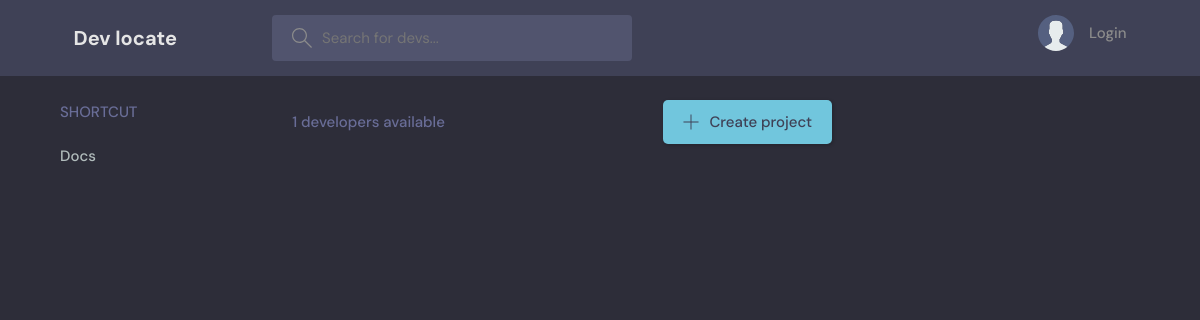
Before: / with the older database file.
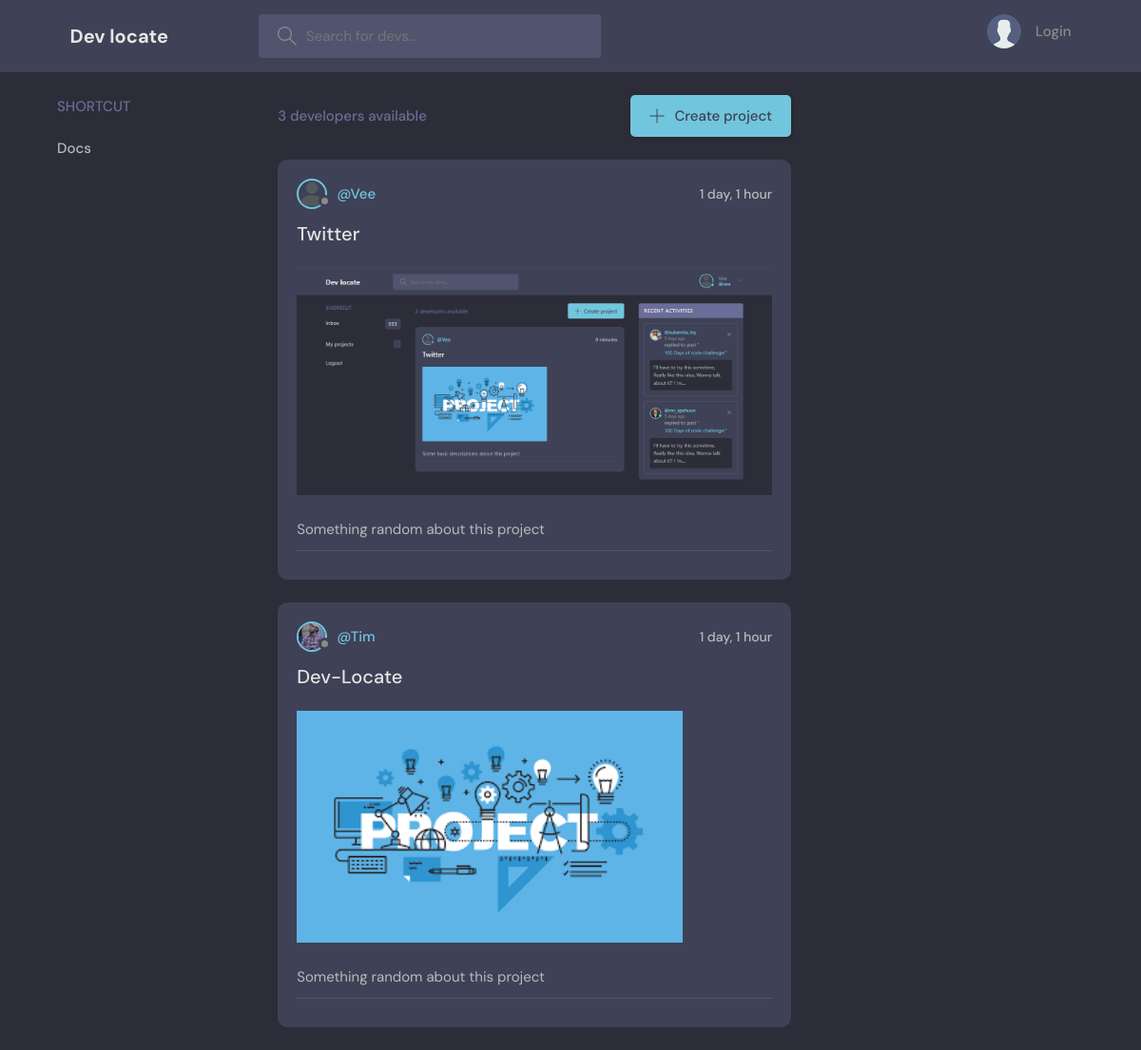
After: the same page with the newer database file.
### projects/models.py (models this page shows, shortened)
class Project(models.Model):
    engineer = models.ForeignKey(Engineer, on_delete=models.CASCADE)
    name = models.CharField(max_length=100)
    tech_used = models.CharField(max_length=200)
    updated = models.DateTimeField(auto_now=True)
    created = models.DateTimeField(auto_now_add=True)
    image = models.ImageField(default="project.png")
    description = models.TextField(null=True, blank=True)
    repo_url = models.URLField(null=True, blank=True)
    live_url = models.URLField(null=True, blank=True)
    make_public = models.BooleanField(default=False)
    @property
    def image_url(self):
        try:
            url = self.image.url
        except:
            url = ""
        return url
    class Meta:
        ordering = ["-created"]

### accounts/models.py (models this page shows, shortened)
class Engineer(AbstractUser):
    username = models.CharField(max_length=200, null=True)
    email = models.EmailField(unique=True, null=True)
    bio = models.TextField()
    avatar = models.ImageField(default="profile.png")
    country = models.CharField(max_length=200)
    years_of_experience = models.PositiveIntegerField(null=True, blank=True)
    tech_stack = models.CharField(null=True, blank=True, max_length=300)
    inbox = models.ForeignKey(Message, null=True, on_delete=models.CASCADE)
    USERNAME_FIELD = "email"
    REQUIRED_FIELDS = ["username"]

### projects/views.py (the view)
# urls.py: path("", AllProjects.as_view(), name="all_projects"),
class AllProjects(ListView):
    model = Project
    context_object_name = "projects"
    template_name = "../templates/index.html"
    def get_context_data(self, **kwargs):
        context = super(AllProjects, self).get_context_data()
        context["projects"] = Project.objects.filter(make_public=True)
        context["engineer_count"] = Engineer.objects.all().count()
        q = self.request.GET.get("q") or ""
        if q:
            context["projects"] = context["projects"].filter(
                Q(engineer__country__icontains=q)
                | Q(engineer__username__icontains=q)
                | Q(engineer__tech_stack__icontains=q)
            )
        return context
    def get_queryset(self):
        return Project.objects.filter(make_public=True)

### templates/index.html (shortened to what this page needs)
{% extends 'base.html' %}
{% load static %}
{% block content %}
<main class="layout layout--3">
  <div class="container">
    <div class="topics">
      <div class="topics__header">
        <h2>Shortcut</h2>
      </div>
      <ul class="topics__list">
        <li>
          <a href="/">Docs</a>
        </li>
      </ul>
    </div>
    <div class="roomList">
      <div class="roomList__header">
        <div>
          <p>{{engineer_count}} developers available</p>
        </div>
        <a class="btn btn--main" href="{% url 'create_project' %}">
          <svg version="1.1" xmlns="http://www.w3.org/2000/svg" width="32" height="32" viewBox="0 0 32 32">
            <title>add</title>
            <path
                    d="M16.943 0.943h-1.885v14.115h-14.115v1.885h14.115v14.115h1.885v-14.115h14.115v-1.885h-14.115v-14.115z"
            ></path>
          </svg>
          Create project
        </a>
      </div>
      {% for project in projects %}
      <div class="roomListRoom">
        <div class="roomListRoom__header">
          <a href="{% url 'profile' project.engineer.id %}" class="roomListRoom__author">
            <div class="avatar avatar--small">
              <img src="{{project.engineer.avatar.url}}" />
            </div>
            <span>@{{project.engineer.username|title}}</span>
          </a>
          <div class="roomListRoom__actions">
            <span>{{project.created|timesince}}</span>
          </div>
        </div>
        <div class="roomListRoom__content">
          <a href="{% url 'detail_project' project.id %}">
            {{project.name|title}}
            <img src="{{project.image_url}}" style="margin-top: 20px;">
          </a>
          <p>
            {{project.description}}
          </p>
        </div>
        <div class="roomListRoom__meta">
        </div>
      </div>
      {% endfor %}
    </div>
  </div>
</main>
{% endblock %}

### templates/base.html (shortened to what this page needs)
<!DOCTYPE html>
{% load static %}
<html lang="en">
<head>
  <link rel="stylesheet" href="{% static 'style.css' %}" />
</head>
<body>
<header class="header header--loggedIn">
  <div class="container">
    <a href="/" class="header__logo">
      <h1>Dev locate</h1>
    </a>
    <form class="header__search" method="GET" action="{% url 'all_projects' %}">
      <label>
        <input type="search" name="q" placeholder="Search for devs..." />
      </label>
    </form>
    <nav class="header__menu">
      {% if request.user.is_authenticated %}
      <div class="header__user">
        <a href="{% url 'profile' request.user.id %}">
          <div class="avatar avatar--medium active">
            <img src="{{request.user.avatar.url}}"/>
          </div>
          <p>{{request.user.username|title}}<span>@{{request.user.username}}</span></p>
        </a>
        <button class="dropdown-button">
          <svg version="1.1" xmlns="http://www.w3.org/2000/svg" width="32" height="32" viewBox="0 0 32 32">
            <title>chevron-down</title>
            <path d="M16 21l-13-13h-3l16 16 16-16h-3l-13 13z"></path>
          </svg>
        </button>
      </div>
      <div class="dropdown-menu">
        <a href="{% url 'profile' request.user.id %}" class="dropdown-link"
        ><svg version="1.1" xmlns="http://www.w3.org/2000/svg" width="32" height="32" viewBox="0 0 32 32">
          <title>tools</title>
          <path
                  d="M27.465 32c-1.211 0-2.35-0.471-3.207-1.328l-9.392-9.391c-2.369 0.898-4.898 0.951-7.355 0.15-3.274-1.074-5.869-3.67-6.943-6.942-0.879-2.682-0.734-5.45 0.419-8.004 0.135-0.299 0.408-0.512 0.731-0.572 0.32-0.051 0.654 0.045 0.887 0.277l5.394 5.395 3.586-3.586-5.394-5.395c-0.232-0.232-0.336-0.564-0.276-0.887s0.272-0.596 0.572-0.732c2.552-1.152 5.318-1.295 8.001-0.418 3.274 1.074 5.869 3.67 6.943 6.942 0.806 2.457 0.752 4.987-0.15 7.358l9.392 9.391c0.844 0.842 1.328 2.012 1.328 3.207-0 2.5-2.034 4.535-4.535 4.535zM15.101 19.102c0.26 0 0.516 0.102 0.707 0.293l9.864 9.863c0.479 0.479 1.116 0.742 1.793 0.742 1.398 0 2.535-1.137 2.535-2.535 0-0.668-0.27-1.322-0.742-1.793l-9.864-9.863c-0.294-0.295-0.376-0.74-0.204-1.119 0.943-2.090 1.061-4.357 0.341-6.555-0.863-2.631-3.034-4.801-5.665-5.666-1.713-0.561-3.468-0.609-5.145-0.164l4.986 4.988c0.391 0.391 0.391 1.023 0 1.414l-5 5c-0.188 0.188-0.441 0.293-0.707 0.293s-0.52-0.105-0.707-0.293l-4.987-4.988c-0.45 1.682-0.397 3.436 0.164 5.146 0.863 2.631 3.034 4.801 5.665 5.666 2.2 0.721 4.466 0.604 6.555-0.342 0.132-0.059 0.271-0.088 0.411-0.088z"
          ></path>
        </svg>
          Settings</a
        >
        <a href="{% url 'logout' %}" class="dropdown-link"
        ><svg version="1.1" xmlns="http://www.w3.org/2000/svg" width="32" height="32" viewBox="0 0 32 32">
          <title>sign-out</title>
          <path
                  d="M3 0h22c0.553 0 1 0 1 0.553l-0 3.447h-2v-2h-20v28h20v-2h2l0 3.447c0 0.553-0.447 0.553-1 0.553h-22c-0.553 0-1-0.447-1-1v-30c0-0.553 0.447-1 1-1z"
          ></path>
          <path
                  d="M21.879 21.293l1.414 1.414 6.707-6.707-6.707-6.707-1.414 1.414 4.293 4.293h-14.172v2h14.172l-4.293 4.293z"
          ></path>
        </svg>
          Logout</a
        >
      </div>
      {% else %}
      <a href="{% url 'login' %}">
        <img src="{% static './assets/avatar.svg' %}"/>
        <p>Login</p>
      </a>
      {% endif %}
    </nav>
  </div>
</header>
{% block content %}
{% endblock %}
</body>
</html>

### static/style.css (style rules this page uses)
:root { --color-main: #71c6dd; --color-main-light: #e1f6fb; --color-dark: #3f4156; --color-dark-medium: #51546e; --color-dark-light: #696d97; --color-light: #e5e5e5; --color-gray: #8b8b8b; --color-light-gray: #b2bdbd; --color-bg: #2d2d39; --color-success: #5dd693; --color-error: #fc4b0b; }
* { font-family: "DM Sans", -apple-system, BlinkMacSystemFont, "Segoe UI", Roboto, Oxygen, Ubuntu, Cantarell, "Open Sans", "Helvetica Neue", sans-serif; margin: 0; padding: 0; box-sizing: border-box; text-rendering: optimizeLegibility; font-size: inherit; }
html { font-size: 56.25%; }
@media only screen and (min-width: 1200px) { html { font-size: 62.5%; } }
body { line-height: 1.6; font-weight: 400; font-size: 1.5rem; color: var(--color-light-gray); background-color: var(--color-bg); min-height: 100vh; }
img { width: 100%; }
a { display: inline-block; color: var(--color-main); text-decoration: none; }
.container { max-width: 120rem; width: 90%; margin: auto; }
.btn { background-color: transparent; border: none; display: inline-flex; align-items: center; gap: 1rem; cursor: pointer; transition: all ease-in-out 0.3s; padding: 1rem 2rem; border-radius: 5px; box-shadow: 1px 1px 3px 1px rgba(0, 0, 0, 0.15); font-weight: 500; }
.btn--main { background-color: var(--color-main); color: var(--color-dark); }
.btn > svg { fill: currentColor; width: 1.6rem; height: 1.6rem; }
.avatar { position: relative; display: inline-block; border-radius: 50%; border: 2px solid var(--color-main); }
.avatar img { display: block; border-radius: 50%; object-fit: cover; object-position: center; }
.avatar::after { content: ""; display: block; position: absolute; background-color: var(--color-gray); z-index: 111; border-radius: 50%; border: 0.3rem solid var(--color-dark); }
.avatar.avatar--small img { width: 2.8rem; height: 2.8rem; }
.avatar.avatar--small:after { width: 0.7rem; height: 0.7rem; bottom: 0px; right: -6px; }
.header { padding: 1.5rem; background-color: var(--color-dark); }
.header > .container { display: flex; gap: 9.5rem; }
.header__logo, .header__user { display: flex; gap: 2rem; align-items: center; }
.header__logo > h1 { font-weight: 700; font-size: 2rem; color: var(--color-light); }
.header__search > label { background-color: var(--color-dark-medium); padding: 1.3rem 1rem; display: flex; align-items: center; gap: 1rem; border-radius: 4px; }
.header__search svg { fill: var(--color-gray); width: 2rem; height: 2rem; margin-left: 1rem; }
.header__search input { width: 30rem; background: transparent; border: none; outline: none; color: var(--color-light); }
.header__menu { margin-left: auto; position: relative; }
.header__menu a { display: flex; gap: 1.5rem; align-items: center; font-weight: 500; text-decoration: none; color: var(--color-gray); }
.header__menu img { height: 3.6rem; }
.header__menu p { line-height: 1.2; }
.layout { margin-top: 2.4rem; }
.layout > .container { display: flex; justify-content: space-between; align-items: flex-start; }
.layout--3 > .container > div:first-child { flex-basis: 18%; max-width: 22.5rem; }
.layout--3 > .container > div:nth-child(2) { flex-basis: 50%; }
.topics__header { margin-bottom: 2rem; }
.topics__header h2 { text-transform: uppercase; font-weight: 500; color: var(--color-dark-light); }
.topics__list { list-style: none; }
.topics__list li a { display: flex; justify-content: space-between; margin-bottom: 3rem; font-weight: 500; color: var(--color-light-gray); transition: all 0.3s ease-in-out; }
.roomList__header { display: flex; justify-content: space-between; align-items: center; margin-bottom: 2.4rem; }
.roomList__header p { font-weight: 500; color: var(--color-dark-light); }
.roomListRoom { margin-bottom: 2.4rem; background-color: var(--color-dark); border-radius: 1rem; padding: 2rem; }
.roomListRoom__header { display: flex; justify-content: space-between; align-items: center; }
.roomListRoom__author { font-weight: 500; display: flex; align-items: center; gap: 1rem; }
.roomListRoom__actions { display: flex; align-items: flex-start; gap: 1rem; position: relative; }
.roomListRoom__actions span { font-size: 1.4rem; font-weight: 500; }
.roomListRoom__content { margin: 1rem 0; }
.roomListRoom__content a { font-size: 2rem; font-weight: 500; margin-bottom: 1.5rem; color: var(--color-light); transition: all 0.3s ease-in-out; }
.roomListRoom__meta { border-top: 1px solid var(--color-dark-medium); padding-top: 1rem; display: flex; align-items: center; justify-content: space-between; }

Changed rows visible on the page:
added Project: engineer.avatar (placeholder picture), engineer.username "Vee", created "1 day, 1 hour", name "Twitter", image_url (picture), description "Something random about this project"
added Project: engineer.avatar (picture), engineer.username "Tim", created "1 day, 1 hour", name "Dev-Locate", image_url (picture), description "Something random about this project"
Other visible differences:
{{ engineer_count }}: "1" → "3"
